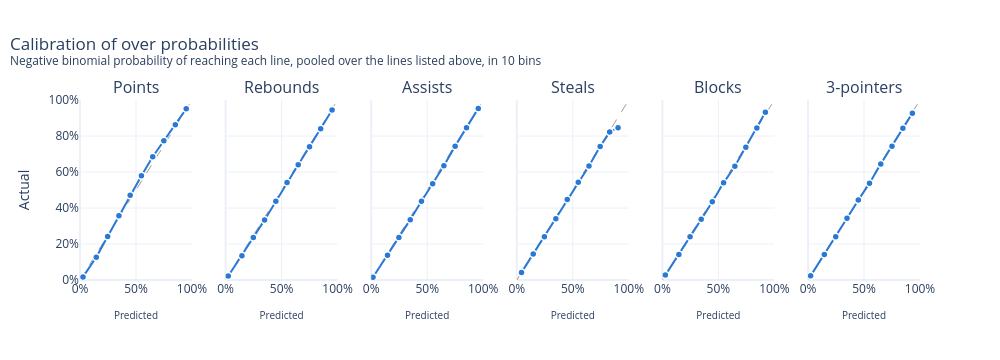

The cell this chart's notebook holds for it:
### Markdown cell above
## Distributions

### Code cell
plot_over_calibration({s: over_calibration(preds, s) for s in STATS}).show()

### Figure 1 — Plotly figure (JSON) as saved in the notebook; plotly's stock layout.template omitted (floating-point values rounded to 4 significant figures)
{"data": [{"hoverinfo": "skip", "line": {"color": "#9a9a9a", "dash": "dash", "width": 1}, "mode": "lines", "showlegend": false, "type": "scatter", "x": [0, 1], "xaxis": "x", "y": [0, 1], "yaxis": "y"}, {"customdata": [765333, 179467, 110085, 79624, 62366, 50185, 43057, 39262, 36078, 39998], "hovertemplate": "<b>Points</b><br>Predicted %{x:.1%}<br>Actual %{y:.1%}<br>%{customdata:,} player-games x lines<extra></extra>", "line": {"color": "#2a78d6", "width": 2}, "marker": {"color": "#2a78d6", "line": {"color": "white", "width": 1.5}, "size": 7}, "mode": "lines+markers", "showlegend": false, "type": "scatter", "x": [0.02678, 0.1452, 0.2468, 0.3476, 0.4481, 0.5484, 0.6492, 0.7486, 0.851, 0.9485], "xaxis": "x", "y": [0.01719, 0.126, 0.2419, 0.3565, 0.4709, 0.5796, 0.6845, 0.7737, 0.8629, 0.951], "yaxis": "y"}, {"hoverinfo": "skip", "line": {"color": "#9a9a9a", "dash": "dash", "width": 1}, "mode": "lines", "showlegend": false, "type": "scatter", "x": [0, 1], "xaxis": "x2", "y": [0, 1], "yaxis": "y2"}, {"customdata": [742377, 165018, 110530, 84567, 70060, 59605, 50135, 44440, 39151, 39572], "hovertemplate": "<b>Rebounds</b><br>Predicted %{x:.1%}<br>Actual %{y:.1%}<br>%{customdata:,} player-games x lines<extra></extra>", "line": {"color": "#2a78d6", "width": 2}, "marker": {"color": "#2a78d6", "line": {"color": "white", "width": 1.5}, "size": 7}, "mode": "lines+markers", "showlegend": false, "type": "scatter", "x": [0.02374, 0.1457, 0.2475, 0.3482, 0.4486, 0.5486, 0.6484, 0.7493, 0.8488, 0.9507], "xaxis": "x2", "y": [0.02216, 0.1353, 0.2361, 0.3339, 0.4379, 0.5411, 0.6406, 0.7404, 0.8408, 0.9441], "yaxis": "y2"}, {"hoverinfo": "skip", "line": {"color": "#9a9a9a", "dash": "dash", "width": 1}, "mode": "lines", "showlegend": false, "type": "scatter", "x": [0, 1], "xaxis": "x3", "y": [0, 1], "yaxis": "y3"}, {"customdata": [850891, 123601, 84497, 67589, 57749, 49845, 42877, 37649, 38923, 51834], "hovertemplate": "<b>Assists</b><br>Predicted %{x:.1%}<br>Actual %{y:.1%}<br>%{customdata:,} player-games x lines<extra></extra>", "line": {"color": "#2a78d6", "width": 2}, "marker": {"color": "#2a78d6", "line": {"color": "white", "width": 1.5}, "size": 7}, "mode": "lines+markers", "showlegend": false, "type": "scatter", "x": [0.01617, 0.1459, 0.2473, 0.3488, 0.4488, 0.5487, 0.6488, 0.7494, 0.851, 0.9561], "xaxis": "x3", "y": [0.0157, 0.1379, 0.2355, 0.3354, 0.4379, 0.5346, 0.6348, 0.7437, 0.8464, 0.9534], "yaxis": "y3"}, {"hoverinfo": "skip", "line": {"color": "#9a9a9a", "dash": "dash", "width": 1}, "mode": "lines", "showlegend": false, "type": "scatter", "x": [0, 1], "xaxis": "x4", "y": [0, 1], "yaxis": "y4"}, {"customdata": [317443, 147086, 100721, 71115, 70242, 67467, 43377, 20242, 5567, 13], "hovertemplate": "<b>Steals</b><br>Predicted %{x:.1%}<br>Actual %{y:.1%}<br>%{customdata:,} player-games x lines<extra></extra>", "line": {"color": "#2a78d6", "width": 2}, "marker": {"color": "#2a78d6", "line": {"color": "white", "width": 1.5}, "size": 7}, "mode": "lines+markers", "showlegend": false, "type": "scatter", "x": [0.04211, 0.1467, 0.2464, 0.3484, 0.4504, 0.5488, 0.6444, 0.7441, 0.8294, 0.9041], "xaxis": "x4", "y": [0.04217, 0.1447, 0.2406, 0.3407, 0.4476, 0.5435, 0.6332, 0.7415, 0.8216, 0.8462], "yaxis": "y4"}, {"hoverinfo": "skip", "line": {"color": "#9a9a9a", "dash": "dash", "width": 1}, "mode": "lines", "showlegend": false, "type": "scatter", "x": [0, 1], "xaxis": "x5", "y": [0, 1], "yaxis": "y5"}, {"customdata": [472269, 128207, 88890, 61089, 39047, 23716, 15189, 9687, 4414, 765], "hovertemplate": "<b>Blocks</b><br>Predicted %{x:.1%}<br>Actual %{y:.1%}<br>%{customdata:,} player-games x lines<extra></extra>", "line": {"color": "#2a78d6", "width": 2}, "marker": {"color": "#2a78d6", "line": {"color": "white", "width": 1.5}, "size": 7}, "mode": "lines+markers", "showlegend": false, "type": "scatter", "x": [0.02653, 0.1471, 0.2469, 0.3466, 0.4456, 0.5463, 0.6469, 0.7449, 0.8433, 0.9196], "xaxis": "x5", "y": [0.02716, 0.1411, 0.2407, 0.3369, 0.4344, 0.5398, 0.632, 0.7374, 0.8441, 0.932], "yaxis": "y5"}, {"hoverinfo": "skip", "line": {"color": "#9a9a9a", "dash": "dash", "width": 1}, "mode": "lines", "showlegend": false, "type": "scatter", "x": [0, 1], "xaxis": "x6", "y": [0, 1], "yaxis": "y6"}, {"customdata": [717056, 166066, 112380, 87665, 74286, 65175, 58917, 54861, 48129, 20920], "hovertemplate": "<b>3-pointers</b><br>Predicted %{x:.1%}<br>Actual %{y:.1%}<br>%{customdata:,} player-games x lines<extra></extra>", "line": {"color": "#2a78d6", "width": 2}, "marker": {"color": "#2a78d6", "line": {"color": "white", "width": 1.5}, "size": 7}, "mode": "lines+markers", "showlegend": false, "type": "scatter", "x": [0.02321, 0.1458, 0.2476, 0.3483, 0.4491, 0.549, 0.6494, 0.7499, 0.8472, 0.9318], "xaxis": "x6", "y": [0.02304, 0.1413, 0.2396, 0.3428, 0.4438, 0.538, 0.644, 0.7437, 0.8434, 0.927], "yaxis": "y6"}], "layout": {"annotations": [{"font": {"size": 16}, "showarrow": false, "text": "Points", "x": 0.06667, "xanchor": "center", "xref": "paper", "y": 1.0, "yanchor": "bottom", "yref": "paper"}, {"font": {"size": 16}, "showarrow": false, "text": "Rebounds", "x": 0.24, "xanchor": "center", "xref": "paper", "y": 1.0, "yanchor": "bottom", "yref": "paper"}, {"font": {"size": 16}, "showarrow": false, "text": "Assists", "x": 0.4133, "xanchor": "center", "xref": "paper", "y": 1.0, "yanchor": "bottom", "yref": "paper"}, {"font": {"size": 16}, "showarrow": false, "text": "Steals", "x": 0.5867, "xanchor": "center", "xref": "paper", "y": 1.0, "yanchor": "bottom", "yref": "paper"}, {"font": {"size": 16}, "showarrow": false, "text": "Blocks", "x": 0.76, "xanchor": "center", "xref": "paper", "y": 1.0, "yanchor": "bottom", "yref": "paper"}, {"font": {"size": 16}, "showarrow": false, "text": "3-pointers", "x": 0.9333, "xanchor": "center", "xref": "paper", "y": 1.0, "yanchor": "bottom", "yref": "paper"}], "height": 360, "hoverlabel": {"bgcolor": "white"}, "title": {"text": "Calibration of over probabilities<br><sup>Negative binomial probability of reaching each line, pooled over the lines listed above, in 10 bins</sup>", "x": 0.01}, "width": 1000, "xaxis": {"anchor": "y", "domain": [0.0, 0.1333], "range": [0, 1], "tickformat": ".0%", "title": {"font": {"size": 10}, "text": "Predicted"}}, "xaxis2": {"anchor": "y2", "domain": [0.1733, 0.3067], "range": [0, 1], "tickformat": ".0%", "title": {"font": {"size": 10}, "text": "Predicted"}}, "xaxis3": {"anchor": "y3", "domain": [0.3467, 0.48], "range": [0, 1], "tickformat": ".0%", "title": {"font": {"size": 10}, "text": "Predicted"}}, "xaxis4": {"anchor": "y4", "domain": [0.52, 0.6533], "range": [0, 1], "tickformat": ".0%", "title": {"font": {"size": 10}, "text": "Predicted"}}, "xaxis5": {"anchor": "y5", "domain": [0.6933, 0.8267], "range": [0, 1], "tickformat": ".0%", "title": {"font": {"size": 10}, "text": "Predicted"}}, "xaxis6": {"anchor": "y6", "domain": [0.8667, 1.0], "range": [0, 1], "tickformat": ".0%", "title": {"font": {"size": 10}, "text": "Predicted"}}, "yaxis": {"anchor": "x", "domain": [0.0, 1.0], "range": [0, 1], "tickformat": ".0%", "title": {"text": "Actual"}}, "yaxis2": {"anchor": "x2", "domain": [0.0, 1.0], "matches": "y", "range": [0, 1], "showticklabels": false, "tickformat": ".0%"}, "yaxis3": {"anchor": "x3", "domain": [0.0, 1.0], "matches": "y", "range": [0, 1], "showticklabels": false, "tickformat": ".0%"}, "yaxis4": {"anchor": "x4", "domain": [0.0, 1.0], "matches": "y", "range": [0, 1], "showticklabels": false, "tickformat": ".0%"}, "yaxis5": {"anchor": "x5", "domain": [0.0, 1.0], "matches": "y", "range": [0, 1], "showticklabels": false, "tickformat": ".0%"}, "yaxis6": {"anchor": "x6", "domain": [0.0, 1.0], "matches": "y", "range": [0, 1], "showticklabels": false, "tickformat": ".0%"}}}
